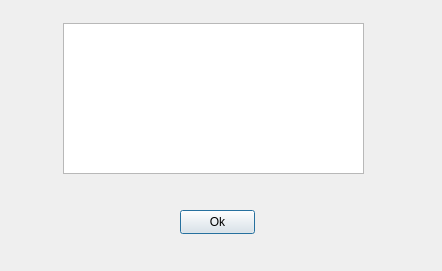
<?xml version="1.0" encoding="UTF-8"?>
<ui version="4.0">
 <class>ErrorDialog</class>
 <widget class="QDialog" name="ErrorDialog">
  <property name="geometry">
   <rect>
    <x>0</x>
    <y>0</y>
    <width>442</width>
    <height>271</height>
   </rect>
  </property>
  <property name="windowTitle">
   <string>Dialog</string>
  </property>
  <widget class="QPushButton" name="pushButton">
   <property name="geometry">
    <rect>
     <x>180</x>
     <y>210</y>
     <width>75</width>
     <height>24</height>
    </rect>
   </property>
   <property name="text">
    <string>Ok</string>
   </property>
  </widget>
  <widget class="QTextEdit" name="textEdit">
   <property name="enabled">
    <bool>true</bool>
   </property>
   <property name="geometry">
    <rect>
     <x>63</x>
     <y>23</y>
     <width>301</width>
     <height>151</height>
    </rect>
   </property>
  </widget>
 </widget>
 <resources/>
 <connections>
  <connection>
   <sender>pushButton</sender>
   <signal>clicked()</signal>
   <receiver>ErrorDialog</receiver>
   <slot>accept()</slot>
   <hints>
    <hint type="sourcelabel">
     <x>217</x>
     <y>221</y>
    </hint>
    <hint type="destinationlabel">
     <x>220</x>
     <y>135</y>
    </hint>
   </hints>
  </connection>
 </connections>
</ui>
